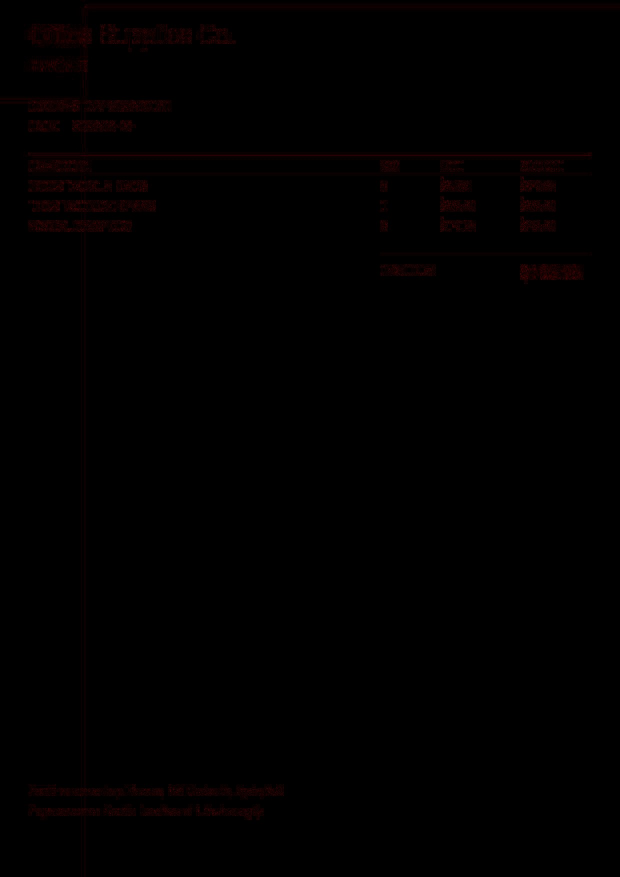
#> input picture backend/data/overlays/009a5cd7c33e_clean_ela.jpg, 1240 x 1754 px (shown at 1/2 size); its folder holds only this picture in this run
$ python -i saliency.py   (imports and definitions only)
#> lines starting #> are read from the running program, lines starting #| are printed output that depends on the picture
"""Spatial saliency for tamper localisation.

Reference implementation
------------------------
``grad_cam.py`` in ``Aathi-27/multimodal-document-tampering-detection`` wraps an
EfficientNetB7 classifier with Grad-CAM and produces two things:

    1. a *saliency map* — which regions of the page drove the model's
       "tampered vs. clean" decision, and
    2. a *saliency score* — a scalar describing how strongly those regions
       influence the classification.

That repository ships trained TensorFlow artefacts and expects a GPU-backed
SageMaker endpoint. DocForensic AI has neither, so we keep the identical
*contract* while swapping the gradient-based explanation for a deterministic,
gradient-free **multi-residual saliency map**. Four complementary residual
channels are computed on CPU and fused:

===================  ==========================================================
Channel              What it detects
===================  ==========================================================
``ela``              Re-compression error. A spliced region re-encodes at a
                     different JPEG quality than its host page, so ELA lights
                     up exactly along the paste boundary.
``noise``            ``image - median(image)``. Spliced content carries a
                     different sensor / processing noise signature than the
                     surrounding scan.
``edge``             Local Canny edge density that departs from the page's own
                     baseline. Pasted text is usually crisper (or softer) than
                     the native rendering.
``jpeg_grid``        8x8 block-boundary discontinuity. A pasted region is
                     almost never aligned to the host JPEG grid, so energy
                     lands on non-grid coordinates.
===================  ==========================================================

The fused map answers "where", and :func:`saliency_score` answers "how much":
a page is suspicious when a *localised* region stands out sharply from the
page's own baseline — not merely when the page is globally noisy.

Calibration
-----------
An earlier version of this module normalised every channel with a per-image
2nd/98th-percentile stretch. That was a design error, and a serious one:
stretching guarantees that *every* page produces a map reaching 1.0, so a
pristine document looks exactly as suspicious as a forged one. It also makes
scores incomparable between documents, which is fatal for a risk-ranking
system.

All channels now use fixed, absolute saturation constants measured against
typical page content. A clean page produces a genuinely dark map.

The ``edge`` density channel was dropped for the same reason it was introduced
with good intentions but behaved badly: on a sparse text document — which is
what an invoice is — local edge density measures *where the ink is*, not where
the anomaly is. Every line of text registered as "inconsistent".
"""

from __future__ import annotations

import io
import logging
from pathlib import Path
from typing import NamedTuple

import cv2
import numpy as np
from PIL import Image

logger = logging.getLogger(__name__)

# Analysis is capped at this edge length; beyond it, JPEG blocks shrink below
# the resolution where block-grid reasoning is meaningful anyway.
MAX_ANALYSIS_EDGE = 1600

# Channel fusion weights. Re-compression evidence dominates, exactly as in the
# reference model where ELA + Grad-CAM carry 0.55 of the total weight.
_CHANNEL_WEIGHTS = {
    "ela": 0.45,
    "noise": 0.30,
    "jpeg_grid": 0.25,
}

# Fixed saturation constants — see the "Calibration" note in the module
# docstring. These are deliberately NOT derived from each image's percentiles.
# Values are the raw channel level that should read as "fully anomalous",
# measured against ordinary invoice content.
_CHANNEL_SATURATION = {
    "ela": 0.06,        # raw re-compression error; p99 sits near 0.02 when clean
    "noise": 0.30,      # structure-normalised high-frequency residual
    "jpeg_grid": 0.60,  # 8x8 grid disagreement, already naturally in [0, 1]
}


# --------------------------------------------------------------------------- #
# Loading / normalisation
# --------------------------------------------------------------------------- #


def load_gray(image_path: str | Path) -> np.ndarray:
    """Load ``image_path`` as a float32 grayscale array in [0, 1].

    Large pages are downscaled so the whole analysis stays sub-second on CPU.
    """
    path = Path(image_path)
    arr = cv2.imread(str(path), cv2.IMREAD_GRAYSCALE)
    if arr is None:
        with Image.open(path) as im:
            arr = np.asarray(im.convert("L"))

    height, width = arr.shape[:2]
    scale = min(1.0, MAX_ANALYSIS_EDGE / max(height, width))
    if scale < 1.0:
        arr = cv2.resize(
            arr,
            (max(1, int(width * scale)), max(1, int(height * scale))),
            interpolation=cv2.INTER_AREA,
        )
    return arr.astype(np.float32) / 255.0


# [7 lines left out: function _percentile_norm, not called in this run]


# --------------------------------------------------------------------------- #
# Residual channels
# --------------------------------------------------------------------------- #


def ela_residual(image_path: str | Path, quality: int = 90) -> np.ndarray:
    """Re-encode at ``quality`` and return the per-pixel absolute error."""
    with Image.open(image_path) as handle:
        original = handle.convert("RGB")

    width, height = original.size
    scale = min(1.0, MAX_ANALYSIS_EDGE / max(width, height))
    if scale < 1.0:
        original = original.resize(
            (max(1, int(width * scale)), max(1, int(height * scale))),
            Image.LANCZOS,
        )

    buffer = io.BytesIO()
    original.save(buffer, "JPEG", quality=quality)
    buffer.seek(0)
    with Image.open(buffer) as re_encoded:
        re_arr = np.asarray(re_encoded.convert("RGB"), dtype=np.float32)

    diff = np.abs(np.asarray(original, dtype=np.float32) - re_arr).mean(axis=2)
    return (diff / 255.0).astype(np.float32)


def noise_residual(gray: np.ndarray) -> np.ndarray:
    """High-frequency noise left after a 3x3 median de-noising pass."""
    as_u8 = (np.clip(gray, 0.0, 1.0) * 255.0).astype(np.uint8)
    median = cv2.medianBlur(as_u8, 3).astype(np.float32) / 255.0
    return np.abs(gray - median).astype(np.float32)


def jpeg_grid_misalignment(gray: np.ndarray) -> np.ndarray:
    """Measure how poorly local gradient energy aligns to the 8x8 JPEG grid.

    On an untouched JPEG, most gradient energy sits *on* block boundaries
    (coordinates that are multiples of 8). A region pasted in from another
    image carries its own grid, so its energy lands off-grid. We tile the page
    into 8x8 windows, compare on-grid against off-grid energy, and return the
    normalised disagreement.
    """
    height, width = gray.shape[:2]
    if height < 24 or width < 24:
        return np.zeros_like(gray, dtype=np.float32)

    grad_x = np.zeros_like(gray)
    grad_x[:, 1:] = np.abs(np.diff(gray, axis=1))
    grad_y = np.zeros_like(gray)
    grad_y[1:, :] = np.abs(np.diff(gray, axis=0))

    def _axis(grad: np.ndarray, axis_length: int, horizontal: bool) -> np.ndarray:
        coords = np.arange(axis_length)
        on_mask = (coords % 8 == 0).astype(np.float32)
        if horizontal:
            # Shift by one because grad[:, 1:] is the diff between col i and i-1.
            on_grid = grad * np.roll(on_mask, 1)[None, :]
            off_grid = grad * (1.0 - np.roll(on_mask, 1))[None, :]
        else:
            on_grid = grad * np.roll(on_mask, 1)[:, None]
            off_grid = grad * (1.0 - np.roll(on_mask, 1))[:, None]

        # cv2.blur averages over the window; rescale so on/off are comparable.
        on_energy = cv2.blur(on_grid, (8, 8)) * 8.0
        off_energy = cv2.blur(off_grid, (8, 8)) * (8.0 / 7.0)
        total = on_energy + off_energy
        return np.abs(on_energy - off_energy) / (total + 1e-6)

    misalign_x = _axis(grad_x, width, horizontal=True)
    misalign_y = _axis(grad_y, height, horizontal=False)
    combined = 0.5 * (misalign_x + misalign_y)
    # Already naturally bounded in [0, 1] — do NOT percentile-stretch it.
    return cv2.blur(combined, (5, 5)).astype(np.float32)


def _resized_channel(values: np.ndarray, target: np.ndarray) -> np.ndarray:
    if values.shape == target.shape:
        return values
    return cv2.resize(
        values,
        (target.shape[1], target.shape[0]),
        interpolation=cv2.INTER_LINEAR,
    )


# --------------------------------------------------------------------------- #
# Patch helpers
# --------------------------------------------------------------------------- #


# [18 lines left out: function patch_means, not called in this run]


# --------------------------------------------------------------------------- #
# Public API
# --------------------------------------------------------------------------- #


class SaliencyMaps(NamedTuple):
    """Result of :func:`compute_saliency`.

    ``fused`` is the weighted saliency map used for localisation and the UI
    overlay. ``ela`` is the re-compression channel on its own, kept separately
    because it is the only channel that directly measures compression history
    and therefore anchors the final score.
    """

    fused: np.ndarray
    ela: np.ndarray
    intensities: dict[str, float]


def compute_saliency(
    image_path: str | Path,
    *,
    quality: int = 90,
) -> SaliencyMaps:
    """Fuse the residual channels into one absolutely-calibrated saliency map."""
    gray = load_gray(image_path)
#> in load_gray, `arr = cv2.resize( arr, (max(1, int(width * scale)), max(1, int(height ..`:
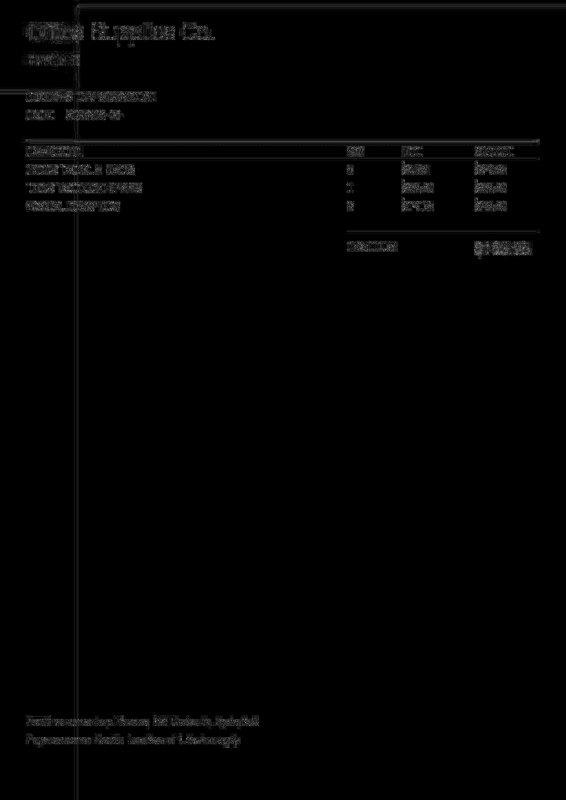
#> arr: shape (1600, 1131) (shown at 1/2 size); min 0, max 36, mean 0.3; drawn with min black and max white
    height, width = gray.shape[:2]
#> height = 1600; width = 1131

    # Structure mask — where the page actually carries content.
    #
    # The noise channel responds to *any* glyph, so on a normal invoice it
    # lights up every line of text. Dividing by local structure converts it
    # from "there is ink here" into "the rendering here is anomalous given the
    # ink that is here". Blank margin is barely damped, so a splice in an empty
    # region still shows up strongly.
    ink = (gray < 0.80).astype(np.float32)
#> ink: shape (1600, 1131) float32; every value is 1
    structure = cv2.blur(ink, (25, 25))
    level = float(np.percentile(structure, 75))
#> level = 1
    if level > 1e-6:
        structure = np.clip(structure / level, 0.0, 1.0)
    structure = structure + 0.25
#> structure: shape (1600, 1131) float32; every value is 1.25

    raw: dict[str, np.ndarray] = {
        # ELA is intrinsically about compression history, not ink — left raw.
        "ela": _resized_channel(ela_residual(image_path, quality), gray),
        "noise": noise_residual(gray) / structure,
        "jpeg_grid": jpeg_grid_misalignment(gray),
    }
#> in ela_residual, `re_arr = np.asarray(re_encoded.convert("RGB"), dtype=np.float32)`:
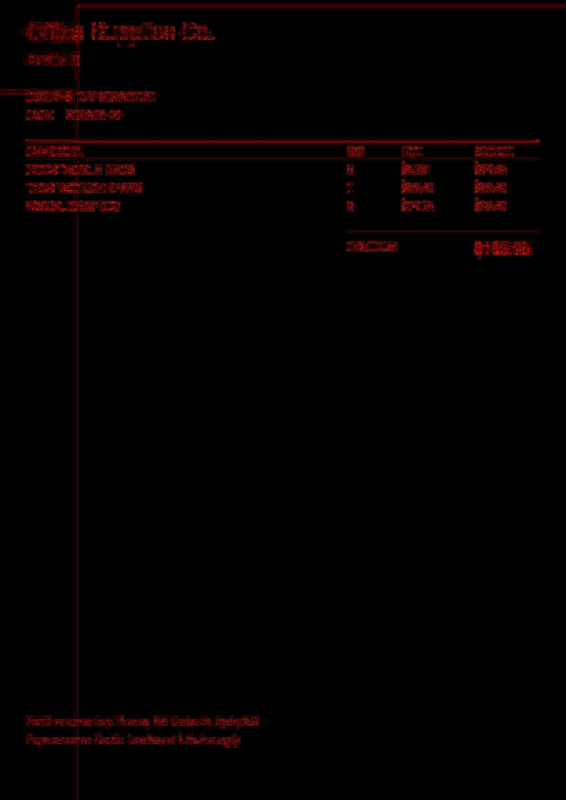
#> re_arr: shape (1600, 1131, 3) float32 (shown at 1/2 size); mean R, G, B 1.1, 0.2, 0.2; drawn with min black and max white
#> in noise_residual, `median = cv2.medianBlur(as_u8, 3).astype(np.float32) / 255.0`:
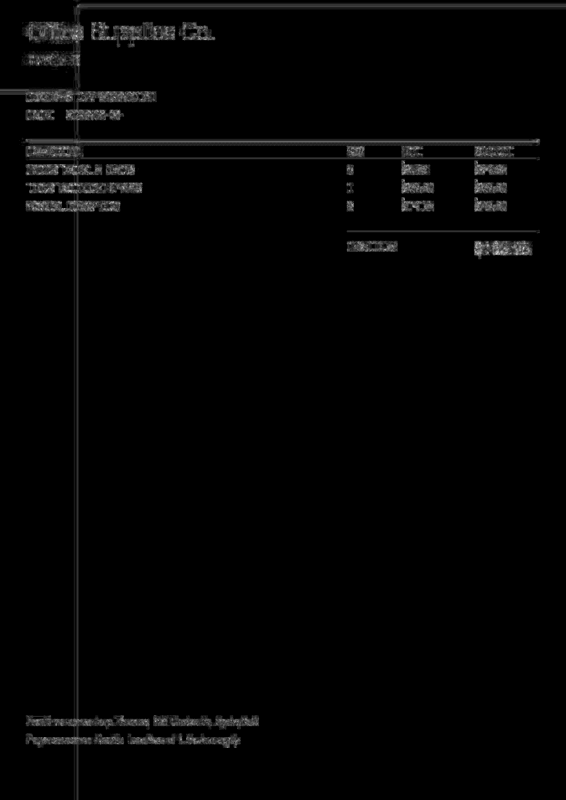
#> median: shape (1600, 1131) float32 (shown at 1/2 size); min 0, max 0.0784, mean 0.00123; drawn with min black and max white
#> in jpeg_grid_misalignment, `height, width = gray.shape[:2]`: height = 1600; width = 1131
#> call 2 of _axis, with axis_length = 1600, horizontal = False
#> in _axis (call 2), `total = on_energy + off_energy`:
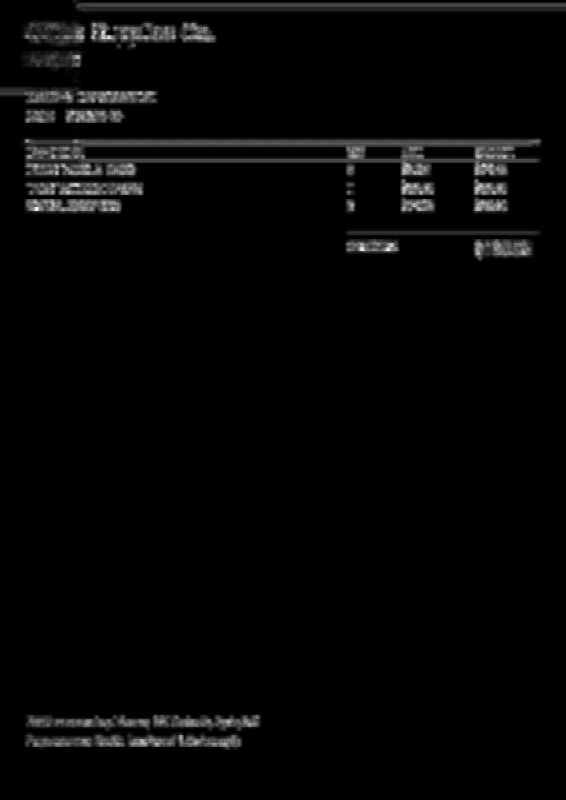
#> total: shape (1600, 1131) float32 (shown at 1/2 size); min 0, max 0.057, mean 0.00135; drawn with min black and max white
#> in _axis (call 2), `return np.abs(on_energy - off_energy) / (total + 1e-6)`:
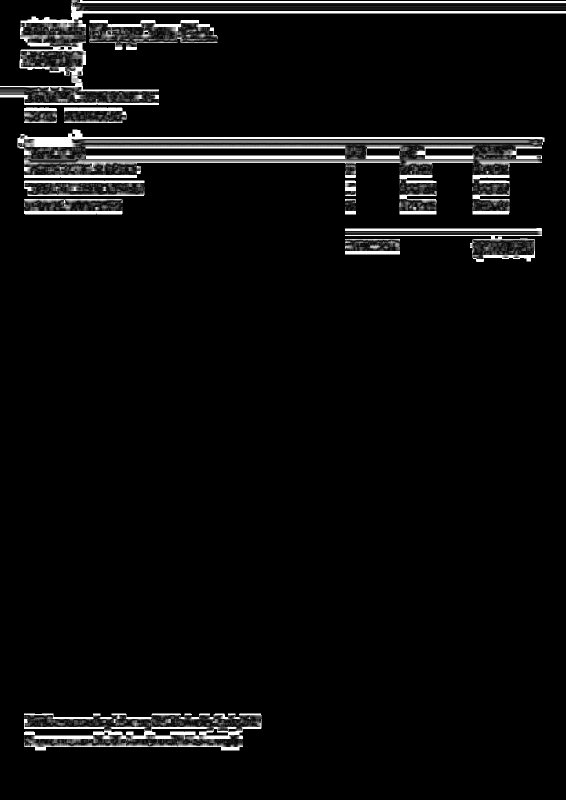
#> returned value: shape (1600, 1131) float32 (shown at 1/2 size); min 0, max 1, mean 0.047
#> in jpeg_grid_misalignment, `combined = 0.5 * (misalign_x + misalign_y)`:
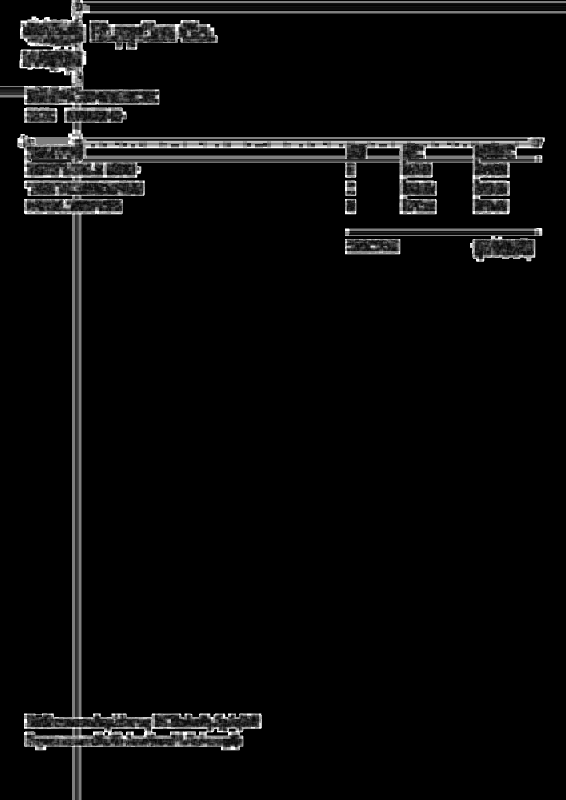
#> combined: shape (1600, 1131) float32 (shown at 1/2 size); min 0, max 1, mean 0.0416

    # Absolute calibration — every channel is scaled by a fixed constant so a
    # clean page produces a dark map rather than being stretched to fill [0, 1].
    scaled = {
        name: np.clip(values / _CHANNEL_SATURATION[name], 0.0, 1.0).astype(np.float32)
        for name, values in raw.items()
    }
#> scaled = 3 items

    fused = np.zeros((height, width), dtype=np.float32)
    for name, weight in _CHANNEL_WEIGHTS.items():
        fused += weight * scaled[name]
#> this loop made 3 passes
#> pass 3, in compute_saliency, `fused += weight * scaled[name]`:
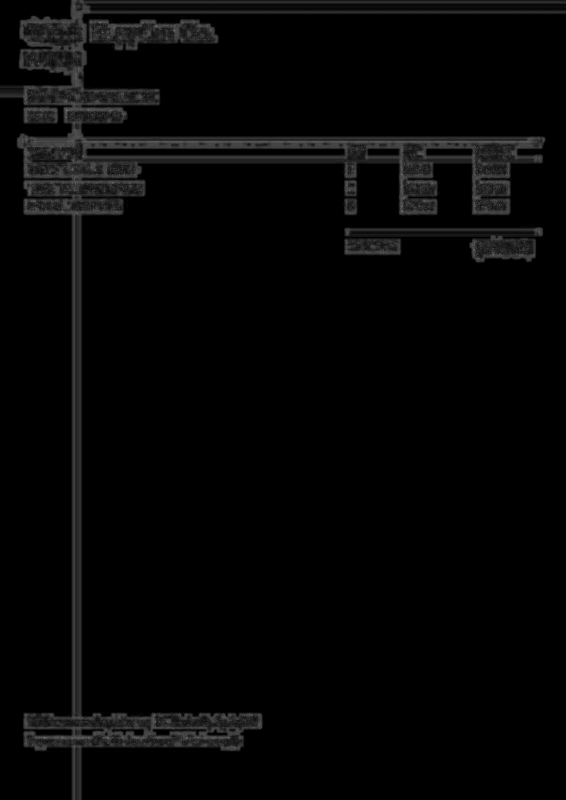
#> fused: shape (1600, 1131) float32 (shown at 1/2 size); min 0, max 0.683, mean 0.0218

    intensities = {name: float(values.mean()) for name, values in scaled.items()}
#> intensities = {'ela': 0.0104, 'noise': 0.00102, 'jpeg_grid': 0.0673}
    return SaliencyMaps(fused=fused, ela=scaled["ela"], intensities=intensities)


# [116 lines left out: functions concentration_stats, saliency_score, find_hotspots, not called in this run]

>>> result = compute_saliency('../../data/overlays/009a5cd7c33e_clean_ela.jpg')
